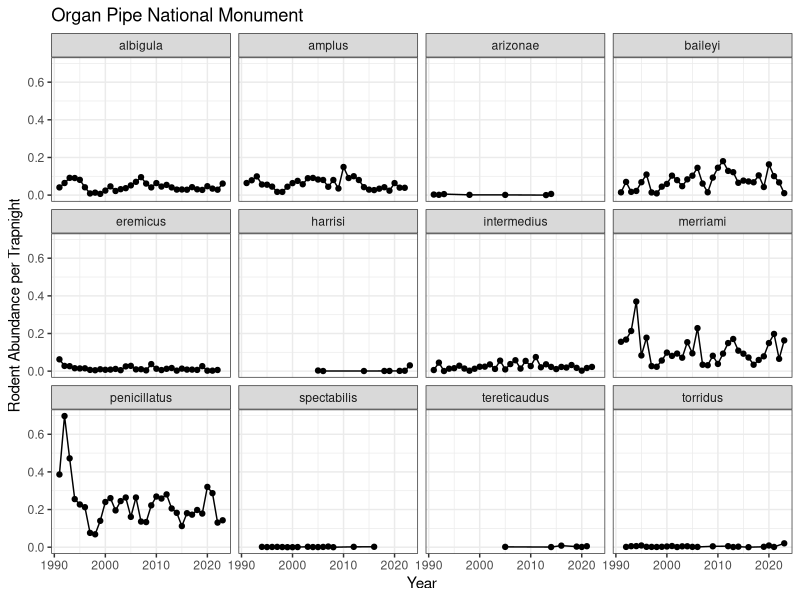
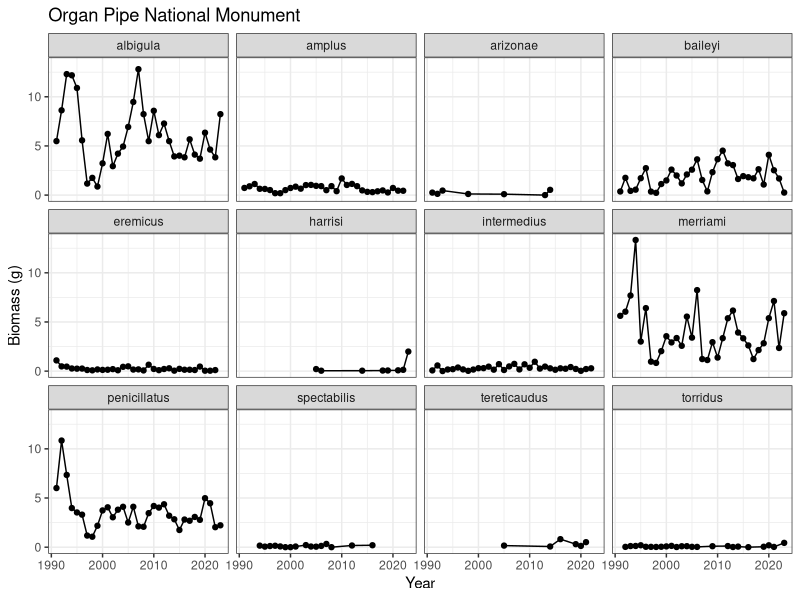
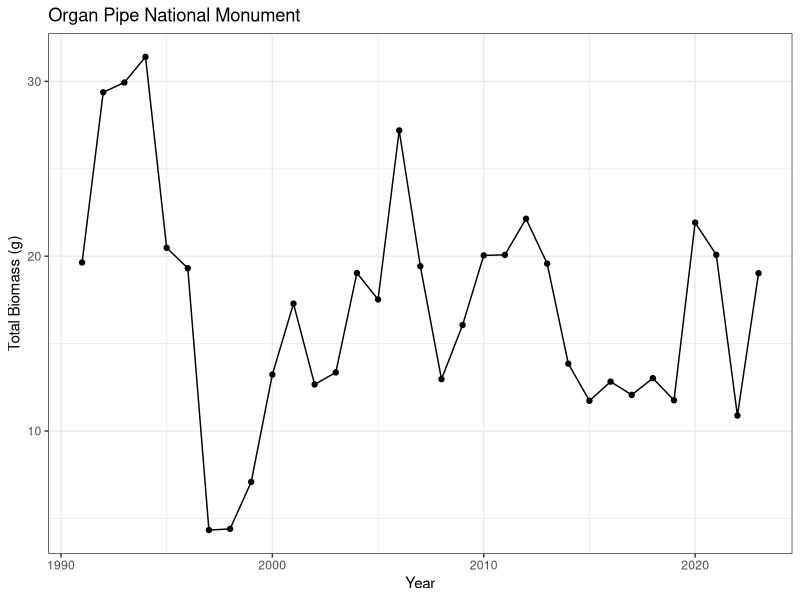
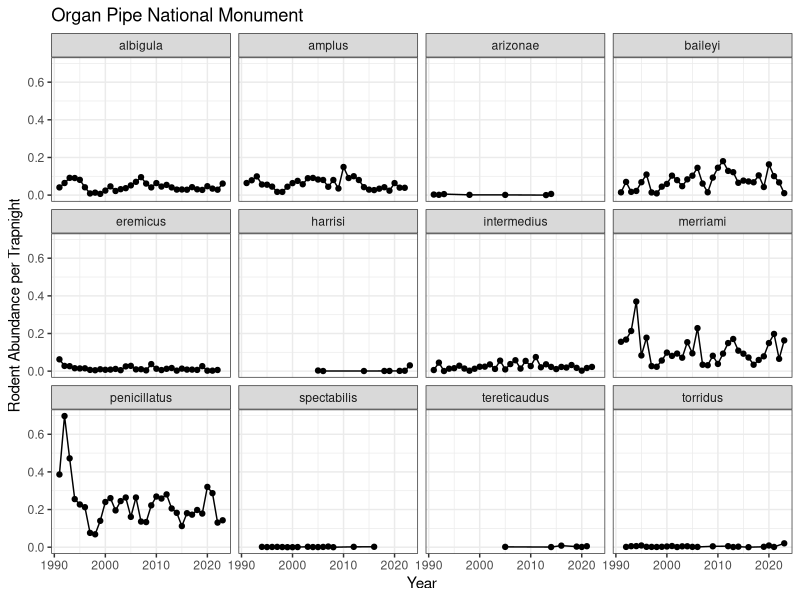
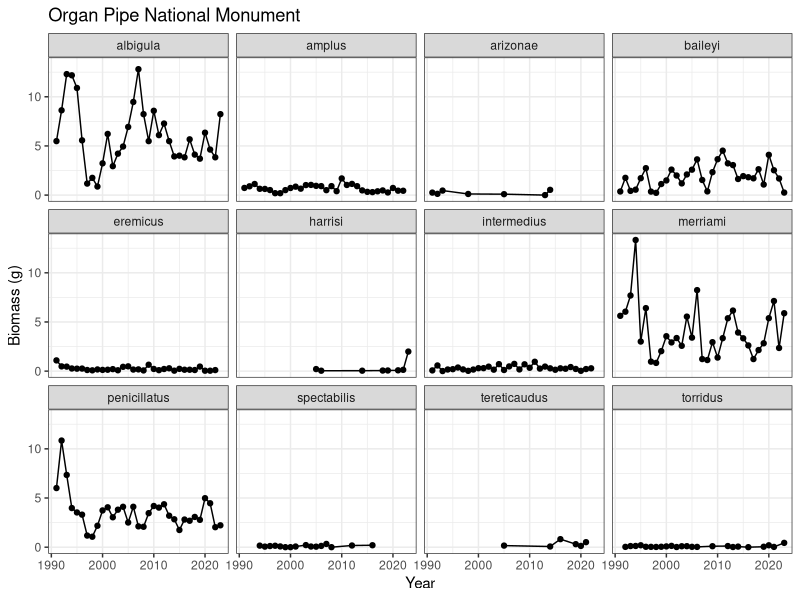
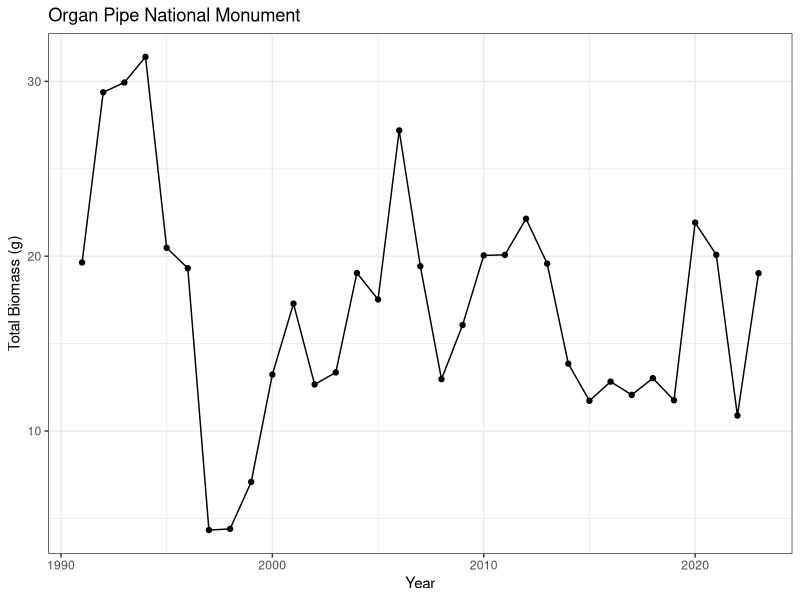

Write the R code that produced these figures, in order.
## ---- chunk 1
#Week 3 (loading in packages and read_csv), and Week 9 (file paths)

#install.packages("tidyverse")
library(tidyverse)
orpi_clean <- read_csv("../data_clean/orpi_clean.csv")
orpi_surveys <- read_csv("../data_clean/orpi_surveys.csv")
## ---- chunk 2
#Week 4 (mutate, pipes, group_by, summarize)

trap_nights <- orpi_surveys %>% 
  mutate(year = year(end_date),
         nights = end_date - start_date,
         trap_nights = num_traps * nights) %>% 
  group_by(year) %>% 
  summarize(trap_nights = as.numeric(sum(trap_nights)))
trap_nights
## ---- chunk 3
#Week 4 (mutate, pipes, group_by, summarize, and joins) and Week 9 (write_csv)

rodents_per_trapnight <- orpi_clean %>% 
  mutate(year = year(end_date)) %>%  
  group_by(year, species) %>% 
  summarize(abundance = sum(recapture == 0)) %>% 
  inner_join(trap_nights, join_by(year)) %>% 
  mutate(abund_per_trapnight = abundance / trap_nights)
rodents_per_trapnight

#save dataframe for comparison
write_csv(rodents_per_trapnight, "../data_clean/orpi_abund_trapnights.csv")
## ---- chunk 4
#Week 5 (data visualization)

#only one data point for maniculatus, so I'm removing it from the graph
orpi_abundance <- rodents_per_trapnight %>% 
  filter(species != "maniculatus") %>% 
  ggplot(., aes(x = year, y = abund_per_trapnight)) +
  geom_point() +
  geom_line() +
  facet_wrap(~ species) +
  labs(y = "Rodent Abundance per Trapnight", x = "Year", title = "Organ Pipe National Monument") +
  theme_bw()
orpi_abundance
ggsave("../figures/orpi_abundance.png")
## ---- chunk 5
#Week 4(pipes, group_by, and summarize)

rodent_mass <- orpi_clean %>% 
  group_by(species) %>% 
  summarize(avg_mass_g = mean(weight, na.rm = TRUE))
rodent_mass
## ---- chunk 6
#Week 4 (mutate, pipes, group_by, summarize, and joins) and Week 9 (write_csv)

biomass_annual <- rodents_per_trapnight %>% 
  inner_join(rodent_mass, join_by(species)) %>% 
  group_by(year, species) %>% 
  summarize(biomass_g = abund_per_trapnight * avg_mass_g)
biomass_annual

#save dataframe for comparison
write_csv(biomass_annual, "../data_clean/orpi_biomass.csv")
## ---- chunk 7
#Week 5 (data visualization)

#only one data point for maniculatus, so I'm removing it from the graph
orpi_biomass <- biomass_annual %>% 
  filter(species != "maniculatus") %>% 
  ggplot(., aes(x = year, y = biomass_g)) +
  geom_point() +
  geom_line() +
  facet_wrap(~species) +
  labs(y = "Biomass (g)", x = "Year", title = "Organ Pipe National Monument") +
  theme_bw()
orpi_biomass
ggsave("../figures/orpi_biomass.png")
## ---- chunk 8
#Week 4 (pipes, group_by, and summarize) and Week 9 (write_csv)

total_biomass_annual <- biomass_annual %>% 
  group_by(year) %>% 
  summarize(biomass_g = sum(biomass_g))
total_biomass_annual

#save dataframe for comparison
write_csv(total_biomass_annual, "../data_clean/orpi_total_biomass.csv")
## ---- chunk 9
#Week 5 (data visualization)

orpi_total_biomass <- ggplot(total_biomass_annual, aes(x = year, y = biomass_g)) +
  geom_point() +
  geom_line() +
  labs(y = "Total Biomass (g)", x = "Year", title = "Organ Pipe National Monument") +
  theme_bw()
orpi_total_biomass
ggsave("../figures/orpi_total_biomass.png")
